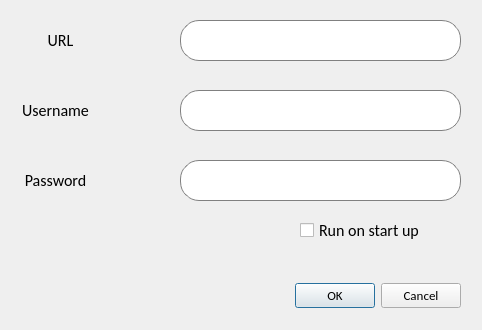
<?xml version="1.0" encoding="UTF-8"?>
<ui version="4.0">
 <class>Dialog</class>
 <widget class="QDialog" name="Dialog">
  <property name="geometry">
   <rect>
    <x>0</x>
    <y>0</y>
    <width>482</width>
    <height>330</height>
   </rect>
  </property>
  <property name="font">
   <font>
    <family>Calibri</family>
    <pointsize>10</pointsize>
   </font>
  </property>
  <property name="windowTitle">
   <string>Settings</string>
  </property>
  <property name="windowIcon">
   <iconset>
    <normaloff>adoin-d8ukd.png</normaloff>adoin-d8ukd.png</iconset>
  </property>
  <property name="autoFillBackground">
   <bool>false</bool>
  </property>
  <widget class="QDialogButtonBox" name="submit">
   <property name="geometry">
    <rect>
     <x>120</x>
     <y>280</y>
     <width>341</width>
     <height>32</height>
    </rect>
   </property>
   <property name="orientation">
    <enum>Qt::Horizontal</enum>
   </property>
   <property name="standardButtons">
    <set>QDialogButtonBox::Cancel|QDialogButtonBox::Ok</set>
   </property>
  </widget>
  <widget class="QLineEdit" name="useredit">
   <property name="geometry">
    <rect>
     <x>180</x>
     <y>90</y>
     <width>281</width>
     <height>41</height>
    </rect>
   </property>
   <property name="styleSheet">
    <string notr="true">font: 10pt &quot;Calibri&quot;;
border: 1px solid gray;
border-radius: 19px;
padding: 1px 18px 1px 3px;</string>
   </property>
   <property name="text">
    <string/>
   </property>
  </widget>
  <widget class="QLineEdit" name="passedit">
   <property name="geometry">
    <rect>
     <x>180</x>
     <y>160</y>
     <width>281</width>
     <height>41</height>
    </rect>
   </property>
   <property name="styleSheet">
    <string notr="true">font: 10pt &quot;Calibri&quot;;
border: 1px solid gray;
border-radius: 19px;
padding: 1px 18px 1px 3px;</string>
   </property>
   <property name="text">
    <string/>
   </property>
   <property name="echoMode">
    <enum>QLineEdit::Password</enum>
   </property>
  </widget>
  <widget class="QLabel" name="label">
   <property name="geometry">
    <rect>
     <x>10</x>
     <y>90</y>
     <width>91</width>
     <height>41</height>
    </rect>
   </property>
   <property name="styleSheet">
    <string notr="true">font: 10pt &quot;Calibri&quot;;

</string>
   </property>
   <property name="text">
    <string>&lt;html&gt;&lt;head/&gt;&lt;body&gt;&lt;p align=&quot;center&quot;&gt;&lt;span style=&quot; font-size:12pt;&quot;&gt;Username&lt;/span&gt;&lt;/p&gt;&lt;/body&gt;&lt;/html&gt;</string>
   </property>
  </widget>
  <widget class="QLabel" name="label_2">
   <property name="geometry">
    <rect>
     <x>10</x>
     <y>160</y>
     <width>91</width>
     <height>41</height>
    </rect>
   </property>
   <property name="font">
    <font>
     <family>Calibri</family>
     <pointsize>10</pointsize>
     <weight>50</weight>
     <italic>false</italic>
     <bold>false</bold>
    </font>
   </property>
   <property name="styleSheet">
    <string notr="true">font: 10pt &quot;Calibri&quot;;

</string>
   </property>
   <property name="text">
    <string>&lt;html&gt;&lt;head/&gt;&lt;body&gt;&lt;p align=&quot;center&quot;&gt;&lt;span style=&quot; font-size:12pt;&quot;&gt;Password&lt;/span&gt;&lt;/p&gt;&lt;/body&gt;&lt;/html&gt;</string>
   </property>
  </widget>
  <widget class="QLabel" name="label_3">
   <property name="geometry">
    <rect>
     <x>20</x>
     <y>20</y>
     <width>81</width>
     <height>41</height>
    </rect>
   </property>
   <property name="font">
    <font>
     <family>Calibri</family>
     <pointsize>10</pointsize>
     <weight>50</weight>
     <italic>false</italic>
     <bold>false</bold>
    </font>
   </property>
   <property name="styleSheet">
    <string notr="true">font: 10pt &quot;Calibri&quot;;

</string>
   </property>
   <property name="text">
    <string>&lt;html&gt;&lt;head/&gt;&lt;body&gt;&lt;p align=&quot;center&quot;&gt;&lt;span style=&quot; font-size:12pt;&quot;&gt;URL&lt;/span&gt;&lt;/p&gt;&lt;/body&gt;&lt;/html&gt;</string>
   </property>
  </widget>
  <widget class="QLabel" name="label_4">
   <property name="geometry">
    <rect>
     <x>120</x>
     <y>20</y>
     <width>41</width>
     <height>41</height>
    </rect>
   </property>
   <property name="text">
    <string/>
   </property>
   <property name="pixmap">
    <pixmap>url.png</pixmap>
   </property>
   <property name="scaledContents">
    <bool>true</bool>
   </property>
  </widget>
  <widget class="QLabel" name="label_5">
   <property name="geometry">
    <rect>
     <x>120</x>
     <y>90</y>
     <width>41</width>
     <height>41</height>
    </rect>
   </property>
   <property name="text">
    <string/>
   </property>
   <property name="pixmap">
    <pixmap>user.png</pixmap>
   </property>
   <property name="scaledContents">
    <bool>true</bool>
   </property>
  </widget>
  <widget class="QLabel" name="label_6">
   <property name="geometry">
    <rect>
     <x>120</x>
     <y>160</y>
     <width>41</width>
     <height>41</height>
    </rect>
   </property>
   <property name="text">
    <string/>
   </property>
   <property name="pixmap">
    <pixmap>lock.png</pixmap>
   </property>
   <property name="scaledContents">
    <bool>true</bool>
   </property>
  </widget>
  <widget class="QLineEdit" name="urledit">
   <property name="geometry">
    <rect>
     <x>180</x>
     <y>20</y>
     <width>281</width>
     <height>41</height>
    </rect>
   </property>
   <property name="styleSheet">
    <string notr="true">font: 10pt &quot;Calibri&quot;;
border: 1px solid gray;
border-radius: 19px;
padding: 1px 18px 1px 3px;</string>
   </property>
   <property name="text">
    <string/>
   </property>
  </widget>
  <widget class="QCheckBox" name="startup">
   <property name="geometry">
    <rect>
     <x>300</x>
     <y>220</y>
     <width>161</width>
     <height>20</height>
    </rect>
   </property>
   <property name="font">
    <font>
     <family>Calibri</family>
     <pointsize>12</pointsize>
    </font>
   </property>
   <property name="styleSheet">
    <string notr="true"/>
   </property>
   <property name="text">
    <string>Run on start up</string>
   </property>
  </widget>
 </widget>
 <resources/>
 <connections>
  <connection>
   <sender>submit</sender>
   <signal>accepted()</signal>
   <receiver>Dialog</receiver>
   <slot>accept()</slot>
   <hints>
    <hint type="sourcelabel">
     <x>248</x>
     <y>254</y>
    </hint>
    <hint type="destinationlabel">
     <x>157</x>
     <y>274</y>
    </hint>
   </hints>
  </connection>
  <connection>
   <sender>submit</sender>
   <signal>rejected()</signal>
   <receiver>Dialog</receiver>
   <slot>reject()</slot>
   <hints>
    <hint type="sourcelabel">
     <x>316</x>
     <y>260</y>
    </hint>
    <hint type="destinationlabel">
     <x>286</x>
     <y>274</y>
    </hint>
   </hints>
  </connection>
 </connections>
</ui>
